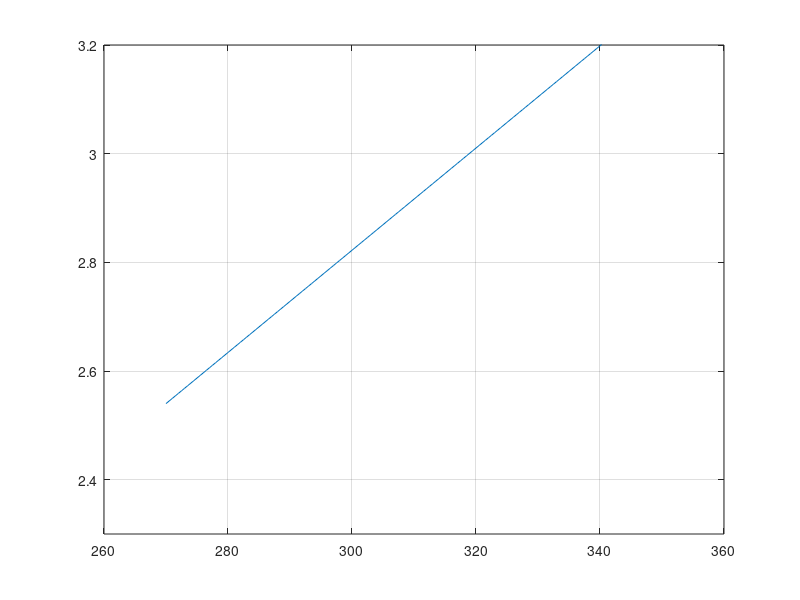

Recreate this plot in MATLAB.
clear
clc
R = 0.08207;
V = 10;
N2mv = 28;
T_i = 270;
T_f = 350;
P_i = 2.54;
T = [T_i:0.5:T_f];
n = P_i *V/(R*T_i);
P = n * R * T/V;
plot(T,P);
axis([260,360,2.3,3.2]);
grid
